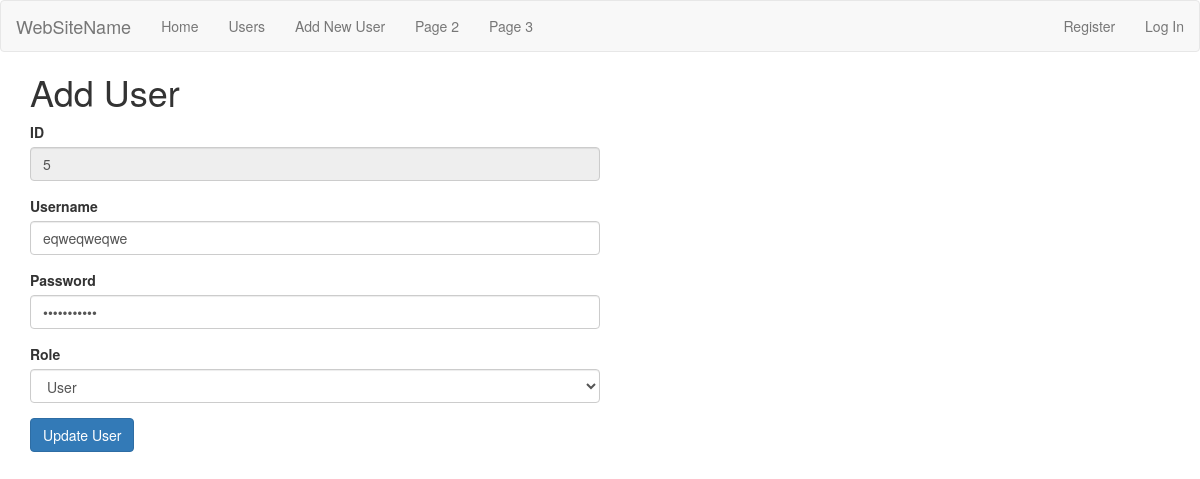
Before: /users/5/edit with the older database file.
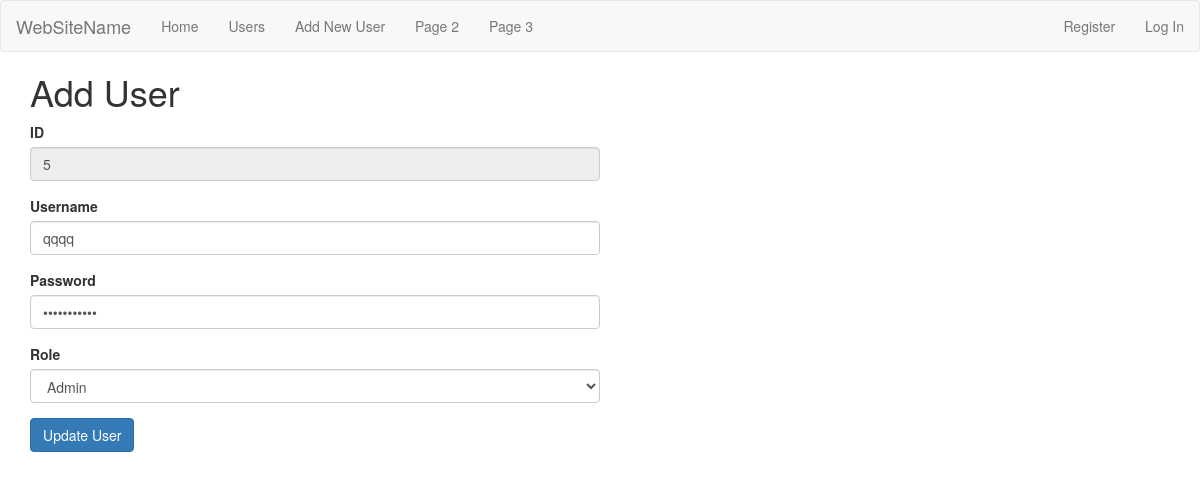
After: the same page with the newer database file.
### tables this page shows
CREATE TABLE user (
  id INTEGER PRIMARY KEY AUTOINCREMENT,
  username TEXT UNIQUE NOT NULL,
  password TEXT NOT NULL,
  role TEXT NOT NULL DEFAULT 'user'
);

### server.py (the view, shortened to what this page needs)
@app.route('/users/<int:id>/edit', methods=('GET', 'POST'))
def edit_user(id):
    db = get_db()
    user = db.execute(
        'SELECT * FROM user WHERE id = ?', (id,)
    ).fetchone()
    print_user(user)
    error = None
    if user is None:
        error = 'User with ID={0} does not exist.'.format(id)
    else:
        print_user(user)
    if error is not None:
        flash(error)
    return render_template('user/edit-user.html', user=user )

### server.py (called while the page is built)
def get_db():
    if 'db' not in g:
        g.db = sqlite3.connect(DATABASE, detect_types=sqlite3.PARSE_DECLTYPES)
        g.db.row_factory = sqlite3.Row
    return g.db

def print_user(user):
    print('ID: ', user['id'], ', username: ', user['username'], ', password: ', user['password'],
              ', role: ', user['role'])

### templates/user/edit-user.html (shortened to what this page needs)
{% extends 'base.html' %}
{% block header %}
<h1 class="container">{% block title %}Add User{% endblock %}</h1>
{% endblock %}
{% block content %}
<section class="user col-sm-6">
    <form action="{{ url_for('edit_user', id=user['id']) }}" method="POST" autocomplete="off">
        <div class="row">
            <div class="form-group">
                <label for="id">ID</label>
                <input type="text" class="form-control" name="id" id="id"
                       value="{{ user['id'] }}" readonly>
            </div>
            <div class="form-group">
                <label for="username">Username</label>
                <input type="text" class="form-control" name="username" id="username"
                       placeholder="Username" value="{{ user['username'] }}" autocomplete="off">
            </div>
            <div class="form-group">
                <label for="password">Password</label>
                <input type="password" class="form-control" id="password" name="password"
                       placeholder="Password"  value="{{ user['password'] }}" >
            </div>
            <div class="form-group">
                <label for="password">Role</label>
                <select name="role" class="form-control">
                    <option value="user" {% if user.role=='user' %} selected {% endif %}>User</option>
                    <option value="admin" {% if user.role=='admin' %} selected {% endif %}>Admin</option>
                </select>
            </div>
            <button type="submit" class="btn btn-primary" data-toggle="modal" data-target="#myModal">
                Update User
            </button>
        </div>
    </form>
</section>
{% endblock %}

Changed rows visible on the page:
changed user id 5: username "eqweqweqwe" → "qqqq"; role "User" → "Admin"
